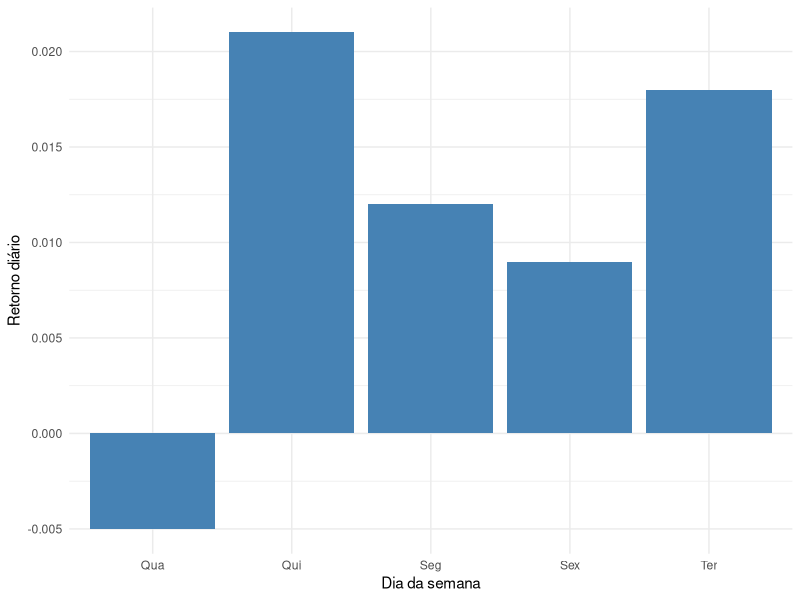

This figure's R source:
## ---- chunk 1

library(tidyverse)

# cria uma tibble simples
df <- tibble(
  dia = c("Seg", "Ter", "Qua", "Qui", "Sex"),
  retorno = c(0.012, 0.018, -0.005, 0.021, 0.009)
)

# pipeline simples de análise descritiva
df |> 
  select(-dia) |> 
  summarize(retorno_medio = mean(retorno),
            volatilidade = sd(retorno),
            retorno_max = max(retorno),
            retorno_min = min(retorno),
  )
## ---- chunk 2
#| label: fig-retornos
#| fig-cap: "Gráfico de barras com retornos diários simulados."

# cria um gráfico de barras simples
ggplot(df, aes(x = dia, y = retorno)) +
  geom_col(fill = "steelblue") +
  labs(
    x = "Dia da semana",
    y = "Retorno diário"
  ) +
  theme_minimal()
